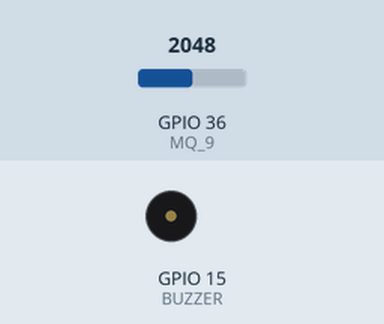
The sketch below on a simulated ESP32. On the bench: buzzer (waves = sounding). Inputs (shaded band) come from the test bench; at power-on: GPIO 36 (MQ_9) = 2048. What the sketch prints to the serial monitor is not drawn.

Above: at 0.05 s.
Timing chart, 0 to 3.0 s (numbered marks = the images above):
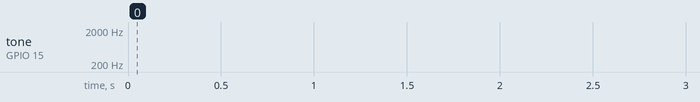

The sketch:

master_V3.1.ino
```cpp
#include <esp_now.h>
#include <WiFi.h>

#define MQ_9 36
#define BUZZER 15
// กำหนดขาสำหรับ Serial1
#define RXD1 16  // RX Pin สำหรับ Serial1
#define TXD1 17  // TX Pin สำหรับ Serial1


TaskHandle_t Task1;
TaskHandle_t Task2;


float sensorVoltage;
float sensorValue;
float GAS__READ_VALVE2 = 0;  /// cherry
int countTrigger2 = 0;       // ตัวแปรสำหรับนับจำนวนครั้ง

unsigned long lastReceivedTime = 0;    // เวลาที่ได้รับข้อความล่าสุด
unsigned long timeoutDuration = 5000;  // ระยะเวลารอ (5,000 ms = 5 วินาที)
int pmValue = 0;                       // ตัวแปรเก็บค่า PM ที่รับมา


unsigned long lastGasResetTime2 = 0;  // เก็บเวลาครั้งสุดท้ายที่เริ่มหน่วงเวลา
bool isGasResetDelayActive = false;   // สถานะว่ากำลังหน่วงเวลาอยู่หรือไม่

int pm2_5_value = 0;  // ตัวแปรสำหรับเก็บค่า pm2_5
String incomingData;
int GAS__READ_VALVE = 0;
boolean GAS_TRIGGER2 = false;

int PM_SENSOR;
int PM_VALVE = 1;  //ค่ากำหนด PM
int forpm_trigger = 0;

// REPLACE WITH YOUR ESP RECEIVER'S MAC ADDRESS
uint8_t broadcastAddress1[] = { 0x08, 0xA6, 0xF7, 0xB0, 0xA9, 0x34 };  //cofee
uint8_t broadcastAddress2[] = { 0xC4, 0xD8, 0xD5, 0x2D, 0x0A, 0xF0 };  //cola
//uint8_t broadcastAddress2[] = { 0xCC, 0x7B, 0x5C, 0xF0, 0x98, 0x18 };  //cofee NEW


typedef struct struct_message {
  int pm;        ///S
  int gas;       ///S
  bool trigger;  ///S
} struct_message;

struct_message myData;

esp_now_peer_info_t peerInfo;

// callback when data is sent
void OnDataSent(const uint8_t* mac_addr, esp_now_send_status_t status) {
  char macStr[18];
  Serial.print("Packet to: ");
  // Copies the sender mac address to a string
  snprintf(macStr, sizeof(macStr), "%02x:%02x:%02x:%02x:%02x:%02x",
           mac_addr[0], mac_addr[1], mac_addr[2], mac_addr[3], mac_addr[4], mac_addr[5]);
  Serial.print(macStr);
  Serial.print(" send status:\t");
  Serial.println(status == ESP_NOW_SEND_SUCCESS ? "Delivery Success" : "Delivery Fail");
}

void OnDataRecv(uint8_t* mac, uint8_t* incomingData, uint8_t len) {
  memcpy(&myData, incomingData, sizeof(myData));
  lastReceivedTime = millis();
  // Serial.print("Bytes received: ");
  // Serial.println(len);
  // Serial.print("Char: ");
  // Serial.println(myData.a);
  // Serial.print("Recv_GAS: ");
  // Serial.println(myData.gas);
  Serial.println();
}


void setup() {
  // เริ่มต้น Serial สำหรับการดีบักที่ 115200
  Serial.begin(115200);
  Serial1.println("ESP32 Receiver (UART1) started.");

  // เริ่มต้น Serial1 ที่ขา RXD1 และ TXD1 โดยกำหนด Baud rate ที่ 115200
  Serial1.begin(115200, SERIAL_8N1, RXD1, TXD1);


  pinMode(BUZZER, OUTPUT);
  pinMode(MQ_9, INPUT);


  WiFi.mode(WIFI_STA);

  if (esp_now_init() != ESP_OK) {
    Serial.println("Error initializing ESP-NOW");
    return;
  }
  esp_now_register_recv_cb(esp_now_recv_cb_t(OnDataRecv));
  esp_now_register_send_cb(OnDataSent);

  // register peer
  peerInfo.channel = 0;
  peerInfo.encrypt = false;
  // register first peer

  memcpy(peerInfo.peer_addr, broadcastAddress1, 6);
  if (esp_now_add_peer(&peerInfo) != ESP_OK) {
    Serial.println("Failed to add peer");
    return;
  }
  // register second peer
  memcpy(peerInfo.peer_addr, broadcastAddress2, 6);
  if (esp_now_add_peer(&peerInfo) != ESP_OK) {
    Serial.println("Failed to add peer");
    return;
  }
  /// register third peer
  /* memcpy(peerInfo.peer_addr, broadcastAddress3, 6);
  if (esp_now_add_peer(&peerInfo) != ESP_OK){
    Serial.println("Failed to add peer");
    return;
  }*/

  ///// ____ CORD ____  /////
  //create a task that will be executed in the Task1code() function, with priority 1 and executed on core 0
  xTaskCreatePinnedToCore(
    Task1code, /* Task function. */
    "Task1",   /* name of task. */
    10000,     /* Stack size of task */
    NULL,      /* parameter of the task */
    1,         /* priority of the task */
    &Task1,    /* Task handle to keep track of created task */
    0);        /* pin task to core 0 */

  //create a task that will be executed in the Task2code() function, with priority 1 and executed on core 1
  xTaskCreatePinnedToCore(
    Task2code, /* Task function. */
    "Task2",   /* name of task. */
    10000,     /* Stack size of task */
    NULL,      /* parameter of the task */
    1,         /* priority of the task */
    &Task2,    /* Task handle to keep track of created task */
    1);        /* pin task to core 1 */
}


void loop() {
  delay(1);
}

//____________________________C O D E 1___________________________________

void Task1code(void* pvParameters) {
  Serial.print("Task1 running on core ");
  Serial.println(xPortGetCoreID());
  for (;;) {
    // ตรวจสอบว่ามีข้อมูลเข้ามาที่ Serial1 หรือไม่
    /*if (Serial1.available()) {
      // อ่านข้อมูลจาก Serial1 และแสดงบน Serial Monitor
      String incomingData = Serial1.readString();
      Serial.print("Received on UART1: ");
      Serial.println(incomingData);
    }*/
    /// debug จำลอง PM


    serial_ESP32_Sent();
    SENDER();
    sensor_MQ_9();
    delay(2000);
  }
}
//____________________________C O D E 0___________________________________
void Task2code(void* pvParameters) {
  Serial.print("Task2 running on core ");
  Serial.println(xPortGetCoreID());

  for (;;) {
    Buzzer();
    serial_ESP32_Recv();
    delay(300);
  }
}

void Buzzer() {
  if (GAS_TRIGGER2 == true || myData.pm == 555) {
    tone(BUZZER, 500);
    delay(500);
    tone(BUZZER, 1000);
    delay(500);
  } else {
    tone(BUZZER, 0);
    noTone(BUZZER);
  }
}

void sensor_MQ_9() {
  sensorValue = analogRead(MQ_9);
  sensorVoltage = sensorValue / 1024 * 5.0;
  GAS__READ_VALVE2 = sensorVoltage;
  Serial.print("__________________________________________________");
  Serial.print("sensor voltage = ");
  Serial.print(sensorVoltage);
  Serial.println(" V");


  //Serial.println(" V");
}

void serial_ESP32_Sent() {
  int GAS__READ_VALVE2_SEAD = GAS__READ_VALVE2;
  String dataToSend = "#@GAS:" + String(GAS__READ_VALVE2_SEAD) + "*&";

  // ส่งข้อมูลผ่าน Serial1
  Serial1.print(dataToSend);

  // แสดงข้อมูลที่ส่งบน Serial Monitor
  Serial.print("Sent data: ");
  Serial.println(dataToSend);
}


void serial_ESP32_Recv() {
  // ตรวจสอบว่ามีข้อมูลเข้ามาที่ Serial1 หรือไม่
  if (Serial1.available()) {


    incomingData = Serial1.readString();  // ตัวอย่างข้อความที่ได้รับ
    int pmValue = 0;                      // ตัวแปรสำหรับเก็บค่า PM

    // ตรวจสอบว่าข้อความมีรูปแบบ "#@PM:" และตามด้วยตัวเลขสามหลัก
    int startIndex = incomingData.indexOf("#@PM:") + 5;     // หาตำแหน่งหลัง "#@PM:"
    int endIndex = incomingData.indexOf("&*", startIndex);  // หาตำแหน่งจบของข้อมูล

    if (startIndex != -1 && endIndex != -1) {
      String pmString = incomingData.substring(startIndex, endIndex);  // ดึงตัวเลขสามหลัก
      pmValue = pmString.toInt();
      myData.pm = pmValue;

      Serial.print("Extracted PM Value: ");
      Serial.println(pmValue);
      Serial.print("Sent myData.pm");
      Serial.println(myData.pm);
      // แปลงเป็นจำนวนเต็มและเก็บในตัวแปร

      // อัปเดตเวลาที่ได้รับข้อความล่าสุด
      lastReceivedTime = millis();
    }
  }
  // ตรวจสอบว่าครบระยะเวลาที่กำหนดหรือไม่
  if (millis() - lastReceivedTime > timeoutDuration) {
    pmValue = 0;  // รีเซ็ตค่า pmValue เป็น 0 เมื่อไม่ได้รับข้อความภายในเวลาที่กำหนด
    myData.pm = pmValue;
    forpm_trigger = 0;
    Serial.print("Extracted PM Value: ");
    Serial.println(pmValue);
    Serial.print("Sent myData.pm");
    Serial.println(myData.pm);
    Serial.println("Warning: No data received within timeout duration! Resetting pmValue to 0.");

    // อัปเดต lastReceiveTime เพื่อหลีกเลี่ยงการส่งข้อความซ้ำ
    lastReceivedTime = millis();
  }


  if (myData.pm >= 111 && myData.pm < 999) {
    forpm_trigger = 1;
  } else if (myData.pm == 999 || myData.pm == 0) {
    forpm_trigger = 0;
    // Serial.print("forpm_trigger===========");
    // Serial.println(forpm_trigger);
  }
}


void SENDER() {

  ///___________________________________SEND GAS,PM TRIGGER _______________
  boolean PM_TRIGGER;

  // เช็คค่า GAS__READ_VALVE2
  if (GAS__READ_VALVE2 >= 1 || myData.pm == 555) {
    countTrigger2++;  // เพิ่มจำนวนครั้งที่เจอเงื่อนไข

    // ถ้าเจอเงื่อนไขครบ 3 ครั้ง
    if (countTrigger2 >= 2) {
      GAS_TRIGGER2 = true;  // ตั้งค่าเป็น true
    }
  } else if (GAS__READ_VALVE2 <= 0.20) {
    if (GAS_TRIGGER2 && (millis() - lastGasResetTime2 >= 60000)) {
      GAS_TRIGGER2 = false;
      countTrigger2 = 0;
    } else if (!GAS_TRIGGER2) {
      lastGasResetTime2 = millis();  // บันทึกเวลาเริ่มใหม่
    }
  }

  Serial.print("GAS_TRIGGER2  ");
  Serial.println(GAS_TRIGGER2);
  myData.gas = (GAS_TRIGGER2);    /// ส่ง ESPNOW
  Serial.print("myData.gas = ");  /// ส่ง ESPNOW
  Serial.print(myData.gas);       /// ส่ง ESPNOW


  Serial.print("PM_TRIGGER  ");
  Serial.println(PM_TRIGGER);

  if ((GAS_TRIGGER2 + forpm_trigger) != 0) {
    myData.trigger = true;  //ส่งไป trigger
  } else {
    myData.trigger = false;
  }
  Serial.print("trigger: ");
  Serial.println(myData.trigger);
  Serial.print("===============: ");
  Serial.println(GAS_TRIGGER2 + forpm_trigger);

  ///___________________________________SEND GAS,PM TRIGGER _______________


  ///_________________________________________ NOW RECV _______________
  esp_err_t result = esp_now_send(0, (uint8_t*)&myData, sizeof(struct_message));

  if (result == ESP_OK) {
    Serial.println("Sent with success");
  } else {
    Serial.println("Error sending the data");
  }
  //_________________________________________ NOW RECV _______________
}
```

Measured:
- by itself, tone on GPIO 15 (BUZZER): silent → 500 Hz at 4.2 s, → 1000 Hz 0.50 s later, → 500 Hz 0.80 s later, → 1000 Hz 0.50 s later, … (194 changes in this stretch)
